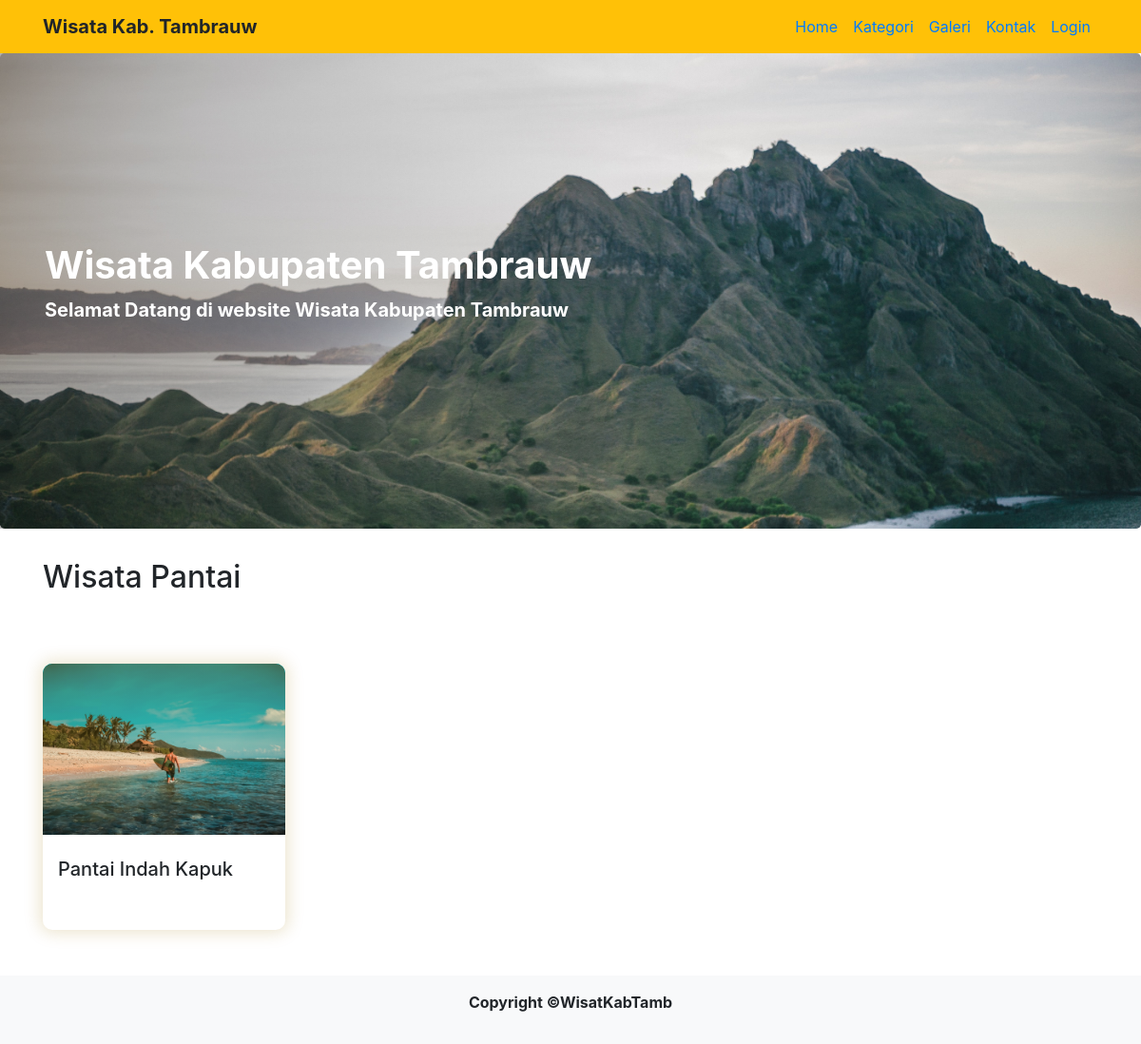
Screenshot of /kategori.php?k=Wisata Pantai&id=1 with the database file from the repository.
### tables this page shows
CREATE TABLE `wisata` (
  `id_wisata` varchar(12) NOT NULL,
  `nama_wisata` varchar(50) NOT NULL,
  `alamat` varchar(50) NOT NULL,
  `deskripsi` text NOT NULL,
  `gambar` varchar(255) NOT NULL,
  `id_kategori` int(100) NOT NULL
);

### kategori.php (the view, shortened to what this page needs)
<?php
include './admin/include/koneksi.php';
?>
<!DOCTYPE html>
<html lang="en">
<head>
  <link href="vendor/bootstrap/css/bootstrap.min.css" rel="stylesheet">
  <link href="css/heroic-features.css" rel="stylesheet">
  <link rel="stylesheet" href="style.css">
</head>
<body>
  <nav class="navbar navbar-default navbar-expand-lg bg-warning fixed-top">
    <div class="container">
      <a class="navbar-brand custom_navbar-brand font-weight-bold ">Wisata Kab. Tambrauw</a>
      <div class="collapse navbar-collapse" id="navbarResponsive">
        <ul class="navbar-nav ml-auto">
          <li class="nav-item">
            <a class="nav-link" href="index.php">Home
            </a>
          </li>
          <li class="nav-item active">
            <a class="nav-link " href="kategori.php">Kategori<span class="sr-only">(current)</span></a>
          </li>
          <li class="nav-item">
            <a class="nav-link" href="galeri.php">Galeri</a>
          </li>
          <li class="nav-item">
            <a class="nav-link" href="kontak.php">Kontak</a>
          </li>
          <li class="nav-item">
            <a class="nav-link" href="admin/login/login.php">Login</a>
          </li>
        </ul>
      </div>
    </div>
  </nav>
  <div class="jumbotron" style="background: url('img/killian-pham-Sq8rpq2KB7U-unsplash.jpg')no-repeat;background-size: cover;">
    <div class="shape"></div>
    <div class="container d-flex justify-content-center flex-column h-100">
      <h1 class="display-5 font-weight-bold">Wisata Kabupaten Tambrauw</h1>
      <p class="lead font-weight-bold">Selamat Datang di website Wisata Kabupaten Tambrauw </p>
    </div>
  </div>
  <div class="kategori pb-5">
    <div class="container">
      <?php if (isset($_GET['k'])) : ?>
        <h2><?= $_GET['k']; ?></h2>
        <div class="wrap-kategori row mt-5">
          <?php
          $idKategori = $_GET['id'];
          $queryProdukKategori = $db->query("SELECT * FROM wisata WHERE id_kategori='$idKategori'");
          if (mysqli_num_rows($queryProdukKategori) >= 1) :
            foreach ($queryProdukKategori as $produk) :
          ?>
              <div class="col-md-3">
                <div class="card-p">
                  <div class="img">
                    <div class="shape-shadow"></div>
                    <img src="img/<?= $produk['gambar']; ?>" alt="">
                  </div>
                  <div class="detail">
                    <h5><?= $produk['nama_wisata']; ?></h5>
                  </div>
                </div>
              </div>
            <?php endforeach; ?>
          <?php endif; ?>
        </div>
      <?php endif; ?>
    </div>
  </div>
  <footer class="py-3 bg-light">
    <div class="container">
      <p class="text-center font-weight-bold">Copyright &copy;WisatKabTamb</p>
    </div>
  </footer>
</body>
</html>

### css/heroic-features.css (style rules this page uses)
body { padding-top: 54px; }
@media (min-width: 992px) { body { padding-top: 56px; } }

### style.css (style rules this page uses)
* { margin: 0; padding: 0; box-sizing: border-box; }
.jumbotron { background-size: cover; height: 500px; position: relative; color: #ffffff; }
.jumbotron h1, p { z-index: 2; }
.jumbotron .shape { width: 65%; height: 100%; position: absolute; top: 0; left: 0; opacity: 0.3; background-image: linear-gradient(to right, rgb(0, 0, 0), rgba(255, 193, 7, 0)); z-index: 0; }
.wrap-kategori .card-p { width: 100%; height: 280px; border-radius: 10px; margin-top: 1em; box-shadow: 0 0 17px 3px rgba(160, 121, 4, 0.2); }
.wrap-kategori .card-p .img { width: 100%; background-color: aqua; height: 180px; border-radius: 10px 10px 0 0; position: relative; margin-top: 1.5em; }
.wrap-kategori .card-p .img .shape-shadow { width: 100%; height: 100%; background-image: linear-gradient(to bottom, rgba(160, 121, 4, 0.4), rgba(255, 193, 7, 0)); position: absolute; top: 0; bottom: 0; border-radius: 10px 10px 0 0; }
.wrap-kategori .card-p .img img { width: 100%; height: 100%; object-fit: cover; border-radius: 10px 10px 0 0; }
.wrap-kategori .card-p .detail { padding: 1.5em 0 0 1em; }

### rows the page displays
wisata: gambar (picture), nama_wisata "Pantai Indah Kapuk"

### other values shown
$_GET['k'] "Wisata Pantai"
